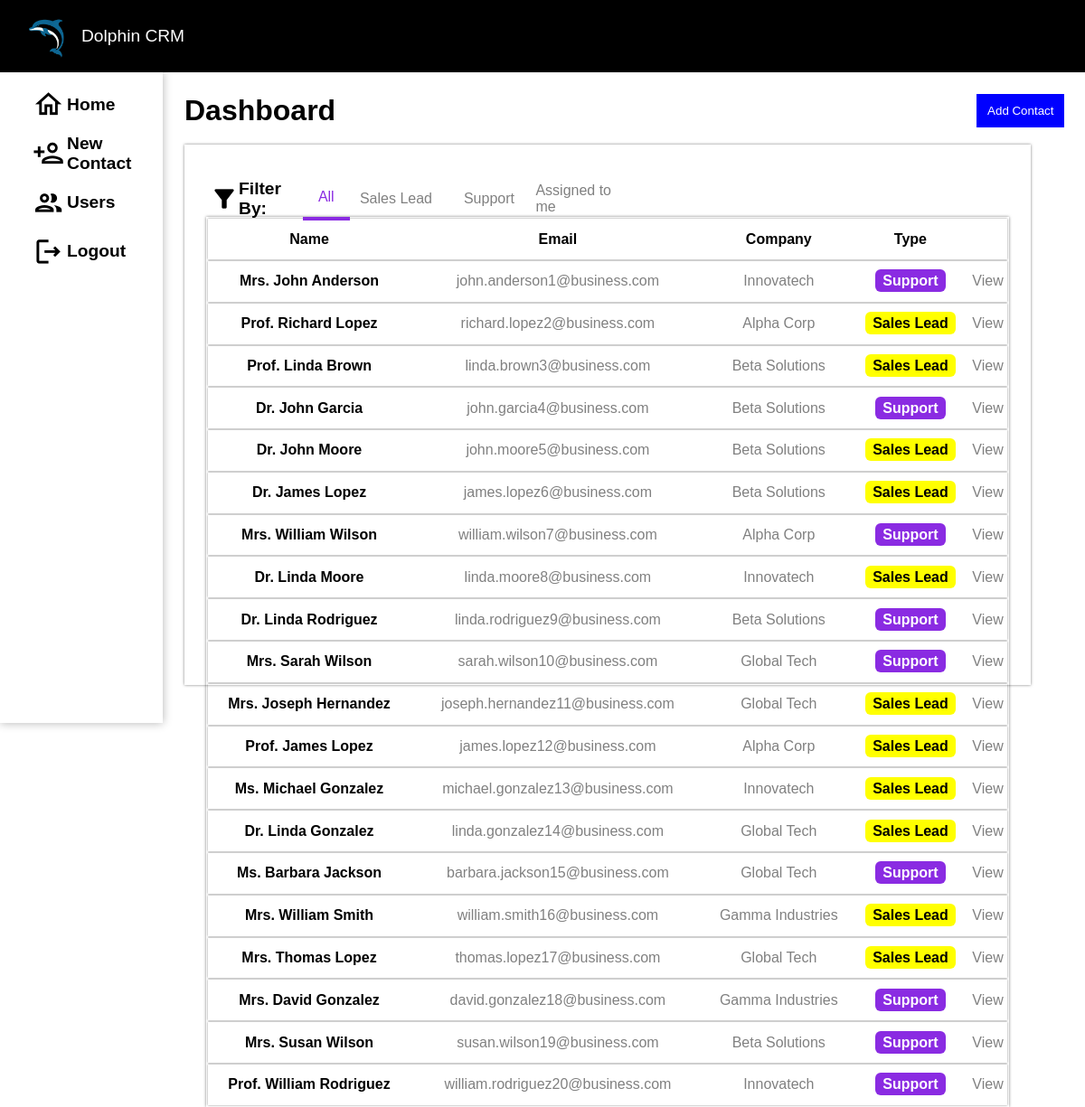
Page /dashboard.php (signed in) on the committed database.
### tables this page shows
CREATE TABLE Contacts (
    id INTEGER AUTO_INCREMENT PRIMARY KEY,
    title VARCHAR(255),
    firstname VARCHAR(255),
    lastname VARCHAR(255),
    email VARCHAR(255),
    telephone VARCHAR(255),
    company VARCHAR(255),
    type VARCHAR(255),
    assigned_to INTEGER,
    created_by INTEGER,
    created_at DATETIME,
    updated_at DATETIME
);

### dashboard.php (the view, shortened to what this page needs)
<?php
$host = 'localhost';
$db = 'dolphin_crm';
$user = 'user';
$pass = 'password123';
$charset = 'utf8mb4';
$dsn = "mysql:host=$host;dbname=$db;charset=$charset";
$options = [
    PDO::ATTR_ERRMODE => PDO::ERRMODE_EXCEPTION,
    PDO::ATTR_DEFAULT_FETCH_MODE => PDO::FETCH_ASSOC,
    PDO::ATTR_EMULATE_PREPARES => false,
];
try {
    $pdo = new PDO($dsn, $user, $pass, $options);
} catch (\PDOException $e) {
    die("Database connection error: " . $e->getMessage());
}
$sql = "SELECT * FROM Contacts";
$stmt = $pdo->prepare($sql);
$stmt->execute();
$contacts = $stmt->fetchAll();
?>
<!DOCTYPE html>
<html lang="en">
<head>
    <link rel="stylesheet" href="styles.css">
</head>
<body>
    <div class="dashboard">
        <nav class="nav-bar">
            <img src="images/Dolphin.png" alt="">
            <p>Dolphin CRM</p>
        </nav>
        <div class="side-bar">
            <ul>
                <li><a href="dashboard.php"><span class="material-icons-outlined icon" style="font-size: 2.2rem;">home</span> Home</a></li>
                <li><a href="new_contact.php"><span class="material-icons-outlined icon" style="font-size: 2.2rem;">person_add</span> New Contact</a></li>
                <li><a href="view_users.php"><span class="material-icons-outlined icon" style="font-size: 2.2rem;">group</span> Users</a></li>
                <li><a href="logout.php"><span class="material-icons-outlined icon" style="font-size: 2.2rem;">logout</span> Logout</a></li>
            </ul>
        </div>
        <div class="dashboard-box">
            <div class="header">
                <h1>Dashboard</h1>
                <button><a href="new_contact.php">Add Contact</a></button>
            </div>
            <div class="table-filter-box">
            <div class="filter-bar">
                    <div class="filter-icon-box">
                        <span class="material-icons" style="font-size:2rem;">filter_alt</span>
                        <span>Filter By: </span>
                    </div>
                    <div id="filter-all" class="filter-option filter-clicked" onclick="filterContacts('all')">All</div>
                    <div id="filter-sales-lead" class="filter-option" onclick="filterContacts('Sales Lead')">Sales Lead</div>
                    <div id="filter-support" class="filter-option" onclick="filterContacts('Support')">Support</div>
                    <div id="filter-assigned-to-me" class="filter-option" onclick="filterContacts('Assigned to me')">Assigned to me</div>
                </div>
                <table>
                    <thead class="table-header">
                        <tr>
                            <th>Name</th>
                            <th>Email</th>
                            <th>Company</th>
                            <th>Type</th>
                            <th></th>
                        </tr>
                    </thead>
                    <tbody id="userTableBody">
                        <?php foreach ($contacts as $contact): ?>
                        <tr>
                            <td id="contact-name"><?php echo htmlspecialchars($contact['title'] . ' ' . $contact['firstname'] . ' ' . $contact['lastname']); ?></td>
                            <td><?php echo htmlspecialchars($contact['email']); ?></td>
                            <td><?php echo htmlspecialchars($contact['company']); ?></td>
                            <td><span  class="<?php echo htmlspecialchars($contact['type']); ?>"><?php echo htmlspecialchars($contact['type']); ?></span></td>
                            <td>View</td>
                        </tr>
                        <?php endforeach; ?>
                    </tbody>
                </table>
            </div>
        </div>
    </div>
</body>
</html>

### styles.css (style rules this page uses)
* { margin: 0; padding: 0; box-sizing: border-box; font-family: sans-serif; }
.dashboard { height: 100vh; width: 100vw; position: relative; }
.nav-bar { width: 100%; height: 10%; background-color: black; color: white; display: flex; align-items: center; padding-left: 18px; font-size: 1.2rem; }
.nav-bar img { height: 90%; }
.side-bar { width: 15%; height: 90%; position: absolute; left: 0; padding-top:1.5% ; box-shadow: 0px 0px 10px 0px rgba(0,0,0,0.3); }
.side-bar ul { width: 100%; display: flex; flex-direction: column; gap: 1.2rem; height: 50%; }
.side-bar ul li { list-style: none; width: 100%; height: 10%; padding-left: 20%; display: flex; align-items: center; font-size: 1.2rem; font-weight:600; }
.side-bar ul li a { display: flex; align-items: center; width: 100%; height: 100%; text-decoration: none; color: black; }
.icon { margin-right: 2%; }
thead tr { padding: 8px; text-align: left; }
.dashboard-box { margin-left: 15%; height: 90%; width: 80%; padding-left: 2%; padding-top: 2%; }
.table-filter-box { width: 100%; height: 86%; margin-top: 2%; box-shadow: 0px 0px 3px 0px rgba(0,0,0,0.5); padding-left: 24px; padding-right: 24px; padding-top: 36px; padding-bottom: 36px; display: flex; align-items: center; justify-content: flex-start; flex-direction: column; position: relative; }
.table-filter-box table { width: 100%; box-shadow: 0px 0px 3px 0px rgba(0,0,0,0.5); margin-top: 5%; height: 90%; }
.table-filter-box tr { text-align: center; box-shadow: 0px 0px 2px 0px rgba(0,0,0,0.5); height: 2.8rem; }
.table-filter-box td { color: grey; }
.table-filter-box th { font-weight: bold; }
.dashboard .header { width: 104%; display: flex; justify-content: space-between; }
.dashboard .header button { padding-left: 12px; padding-right: 12px; padding-top: 8px; padding-bottom: 8px; background-color: blue; border: none; color: white; }
.dashboard .header button a { color: white; text-decoration: none; }
.filter-bar { height: 8%; width: 55%; display: flex; align-items: center; position: absolute; left: 3%; }
.filter-bar div { height: 100%; width: 20%; display: flex; align-items: center; justify-content: center; color: grey; cursor: pointer; }
.filter-icon-box { font-weight: bolder; font-size: 1.2rem; color: black !important; }
#filter-all { width: 10% !important; }
#contact-name { font-weight: bold; color: black; }
.Support { border-radius: 6px; background-color: blueviolet; color: white !important; font-weight: bold; padding: 4px; padding-left: 8px; padding-right: 8px; }
.Sales { border-radius: 6px; background-color: yellow; color: white !important; font-weight: bold; color: black !important; padding: 4px; padding-left: 8px; padding-right: 8px; }
.filter-clicked { border-bottom: 4px solid blueviolet; color:blueviolet !important; }

### rows in the picture
contacts: title+firstname+lastname "Mrs. John Anderson", email "john.anderson1@business.com", company "Innovatech", type "Support"
contacts: title+firstname+lastname "Prof. Richard Lopez", email "richard.lopez2@business.com", company "Alpha Corp", type "Sales Lead"
contacts: title+firstname+lastname "Prof. Linda Brown", email "linda.brown3@business.com", company "Beta Solutions", type "Sales Lead"
contacts: title+firstname+lastname "Dr. John Garcia", email "john.garcia4@business.com", company "Beta Solutions", type "Support"
contacts: title+firstname+lastname "Dr. John Moore", email "john.moore5@business.com", company "Beta Solutions", type "Sales Lead"
contacts: title+firstname+lastname "Dr. James Lopez", email "james.lopez6@business.com", company "Beta Solutions", type "Sales Lead"
contacts: title+firstname+lastname "Mrs. William Wilson", email "william.wilson7@business.com", company "Alpha Corp", type "Support"
contacts: title+firstname+lastname "Dr. Linda Moore", email "linda.moore8@business.com", company "Innovatech", type "Sales Lead"
contacts: title+firstname+lastname "Dr. Linda Rodriguez", email "linda.rodriguez9@business.com", company "Beta Solutions", type "Support"
contacts: title+firstname+lastname "Mrs. Sarah Wilson", email "sarah.wilson10@business.com", company "Global Tech", type "Support"
contacts: title+firstname+lastname "Mrs. Joseph Hernandez", email "joseph.hernandez11@business.com", company "Global Tech", type "Sales Lead"
contacts: title+firstname+lastname "Prof. James Lopez", email "james.lopez12@business.com", company "Alpha Corp", type "Sales Lead"
contacts: title+firstname+lastname "Ms. Michael Gonzalez", email "michael.gonzalez13@business.com", company "Innovatech", type "Sales Lead"
contacts: title+firstname+lastname "Dr. Linda Gonzalez", email "linda.gonzalez14@business.com", company "Global Tech", type "Sales Lead"
contacts: title+firstname+lastname "Ms. Barbara Jackson", email "barbara.jackson15@business.com", company "Global Tech", type "Support"
contacts: title+firstname+lastname "Mrs. William Smith", email "william.smith16@business.com", company "Gamma Industries", type "Sales Lead"
contacts: title+firstname+lastname "Mrs. Thomas Lopez", email "thomas.lopez17@business.com", company "Global Tech", type "Sales Lead"
contacts: title+firstname+lastname "Mrs. David Gonzalez", email "david.gonzalez18@business.com", company "Gamma Industries", type "Support"
contacts: title+firstname+lastname "Mrs. Susan Wilson", email "susan.wilson19@business.com", company "Beta Solutions", type "Support"
contacts: title+firstname+lastname "Prof. William Rodriguez", email "william.rodriguez20@business.com", company "Innovatech", type "Support"
